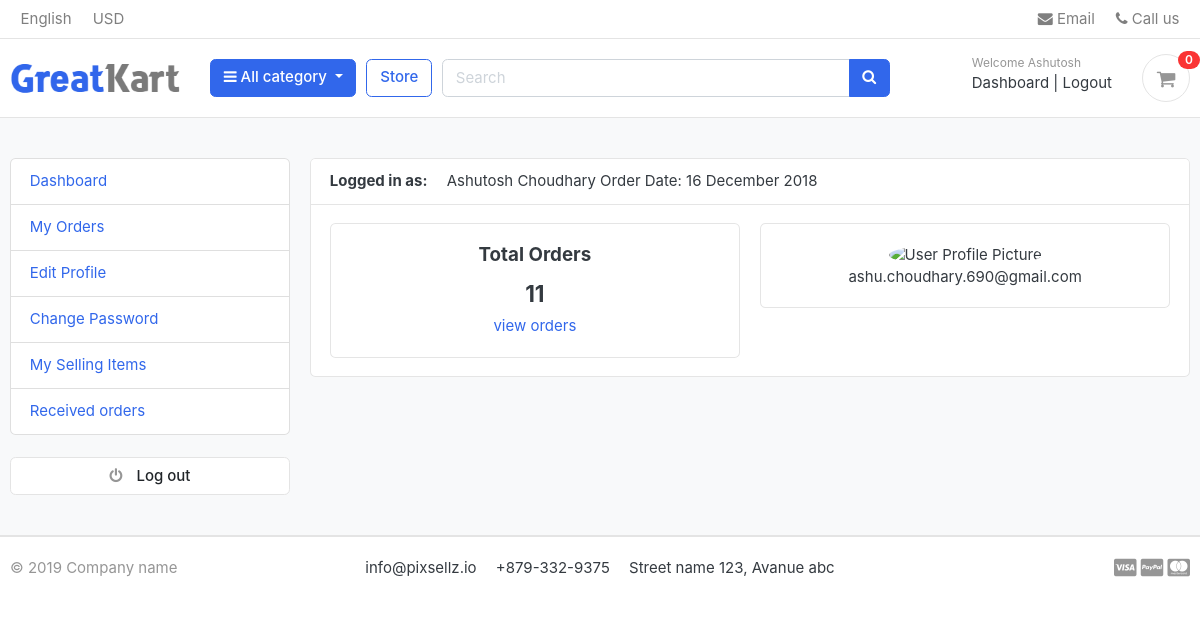
Page /accounts/dashboard/ (signed in) on the committed database.
### accounts/models.py (models this page shows, shortened)
class Account(AbstractBaseUser):
    first_name=models.CharField(max_length=50)
    last_name=models.CharField(max_length=50)
    username=models.CharField(max_length=50, unique=True)
    email=models.EmailField(max_length=100, unique=True)
    phone_number=models.CharField(max_length=50)
    date_joined=models.DateField(auto_now_add=True)
    last_login=models.DateField(auto_now_add=True)
    is_admin=models.BooleanField(default=False)
    is_staff=models.BooleanField(default=False)
    is_active=models.BooleanField(default=False)
    is_superadmin=models.BooleanField(default=False)
    USERNAME_FIELD = 'email'
    REQUIRED_FIELDS = ['username', 'first_name', 'last_name']
    objects=MyAccountManager()
    def full_name(self):
        return f'{self.first_name} {self.last_name}'

### accounts/views.py (the view)
# urls.py: path('dashboard/', views.dashboard, name='dashboard'),
@login_required(login_url='login')
def dashboard(request):
    orders=Order.objects.order_by('-created_at').filter(user_id=request.user.id, is_ordered=True)
    orders_count=orders.count()
    context={
        'orders_count':orders_count,
    }
    return render(request, 'accounts/dashboard.html', context)

### carts/context_processors.py (called while the page is built)
def counter(request):
    cart_count=0
    if 'admin' in request.path:
        return {}
    else:
        try:
            cart=Cart.objects.filter(cart_id=_cart_id(request))
            if request.user.is_authenticated:
                cart_items= CartItem.objects.all().filter(user=request.user)
            else:
                cart_items= CartItem.objects.all().filter(cart=cart[:1])
            for cart_item in cart_items:
                cart_count=cart_count+cart_item.quantity
        except Cart.DoesNotExist:
            cart_count=0
    return dict(cart_count= cart_count)

### carts/views.py (called while the page is built)
def _cart_id(request):
    cart=request.session.session_key
    if not cart:
        cart=request.session.create()
    return cart

### category/context_processors.py (called while the page is built)
def menu_links(request):
    links=Category.objects.all()
    return dict(links=links)

### category/models.py (called while the page is built)
    def get_url(self):
        return reverse('products_by_category', args=[self.slug])

### templates/accounts/dashboard.html (shortened to what this page needs)
{% extends 'base.html' %}
{% block content %}
<section class="section-conten padding-y bg">
    <div class="container">
        <div class="row">
        {% include 'includes/dashboard_sidebar.html' %}
        <main class="col-md-9">
            <article class="card">
            <header class="card-header">
                <strong class="d-inline-block mr-3">Logged in as: </strong>
                <span>{{user.full_name}}</span>
                <span>Order Date: 16 December 2018</span>
            </header>
            <div class="card-body">
                <div class="row">
                    <div class="col-md-6">
                        <div class="card">
                        <div class="card-body" style="text-align: center;">
                            <h5 class="card-title">Total Orders</h5>
                            <h4>{{orders_count}}</h4>
                            <a href="">view orders</a>
                        </div>
                    </div>
                    </div>
                    <div class="col-md-6">
                        <div class="card">
                        <div class="card-body" style="text-align: center;">
                            <img src="E:/Ashutosh Choudhary/Compress_2021.jpg" alt="User Profile Picture" width="50" height="50" style="border-radius: 50%;">
                            <p class="mb-0">{{user.email}}</p>
                        </div>
                    </div>
                    </div>
                </div>
            </div>
            </article>
        </main>
    </div>
    </div>
    </section>
{% endblock %}

### templates/includes/navbar.html (shortened to what this page needs)
{% load static %}
<header class="section-header">
    <nav class="navbar p-md-0 navbar-expand-sm navbar-light border-bottom">
    <div class="container">
      <div class="collapse navbar-collapse" id="navbarTop4">
        <ul class="navbar-nav mr-auto">
            <li class="nav-item dropdown">
                 <a href="#" class="nav-link">   English </a>
            </li>
            <li class="nav-item dropdown">
                <a href="#" class="nav-link"> USD </a>
            </li>
        </ul>
        <ul class="navbar-nav">
            <li><a href="#" class="nav-link"> <i class="fa fa-envelope"></i> Email </a></li>
            <li><a href="#" class="nav-link"> <i class="fa fa-phone"></i> Call us </a></li>
        </ul>
      </div>
    </div>
    </nav>
    <section class="header-main border-bottom">
        <div class="container">
    <div class="row align-items-center">
        <div class="col-lg-2 col-md-3 col-6">
            <a href="{% url 'home' %}" class="brand-wrap">
                <img class="logo" src="{% static './images/logo.png'%}">
            </a>
        </div>
        <div class="col-lg col-sm col-md col-6 flex-grow-0">
            <div class="category-wrap dropdown d-inline-block float-right">
                <button type="button" class="btn btn-primary dropdown-toggle" data-toggle="dropdown">
                    <i class="fa fa-bars"></i> All category
                </button>
            </div>
        </div>
        <a href="{% url 'store' %}" class="btn btn-outline-primary">Store</a>
        <div class="col-lg  col-md-6 col-sm-12 col">
            <form action="{% url 'search' %}" class="search" method="GET">
                <div class="input-group w-100">
                    <input type="text" class="form-control" style="width:60%;" placeholder="Search" name="keyword">
                    <div class="input-group-append">
                      <button class="btn btn-primary" type="submit">
                        <i class="fa fa-search"></i>
                      </button>
                    </div>
                </div>
            </form>
        </div>
        <div class="col-lg-3 col-sm-6 col-8 order-2 order-lg-3">
                    <div class="d-flex justify-content-end mb-3 mb-lg-0">
                        {% if user.id is None %}
                        <div class="widget-header">
                            <small class="title text-muted">Welcome guest!</small>
                            <div>
                                <a href="{% url 'login' %}">Sign in</a> <span class="dark-transp"> | </span>
                                <a href="{% url 'register' %}"> Register</a>
                            </div>
                        </div>
                        {% else %}
                        <div class="widget-header">
                            <small class="title text-muted">Welcome {{user.first_name}}</small>
                            <div>
                                <a href="{% url 'dashboard' %}">Dashboard</a> <span class="dark-transp"> | </span>
                                <a href="{% url 'logout' %}">Logout</a>
                            </div>
                        </div>
                        {% endif %}
                        <a href="{% url 'cart' %}" class="widget-header pl-3 ml-3">
                            <div class="icon icon-sm rounded-circle border"><i class="fa fa-shopping-cart"></i></div>
                            <span class="badge badge-pill badge-danger notify">{{cart_count}}</span>
                        </a>
                    </div>
                </div>
    </div>
        </div>
    </section>
    </header>

### static/css/ui.css (style rules this page uses)
html { font-family: "Inter", sans-serif; font-size: 15px; }
.icon-xs, .icon-sm, .icon-md, .icon-lg { display: inline-block; text-align: center; flex-shrink: 0; flex-grow: 0; }
.icon-sm { width: 48px; height: 48px; line-height: 48px !important; font-size: 20px; }
.padding-y { padding-top: 40px; padding-bottom: 40px; }
article:after, .form-group:after { display: block; clear: both; content: ""; }
.bg { background-color: #f8f9fa; }
.header-main { position: relative; padding-top: 1rem; padding-bottom: 1rem; }
.brand-wrap .logo, .navbar-brand .logo { margin-right: 7px; max-height: 42px; display: inline-block; }
.widget-header { display: inline-block; vertical-align: middle; position: relative; }
.widget-header a { color: #343a40; }
.widget-header i { color: #969696; }
.widget-header .title { display: block; }
.widget-header .notify { position: absolute; top: -3px; right: -10px; }
.notify { position: absolute; top: -4px; right: -10px; display: inline-block; padding: 0.25em 0.6em; font-size: 12px; line-height: 1; text-align: center; border-radius: 3rem; color: #fff; background-color: #fa3434; }

### rows in the picture
Account: first_name "Ashutosh", full_name "Ashutosh Choudhary", email "ashu.choudhary.690@gmail.com"

### other values in the picture
{{ cart_count }} "0"
{{ orders_count }} "11"
